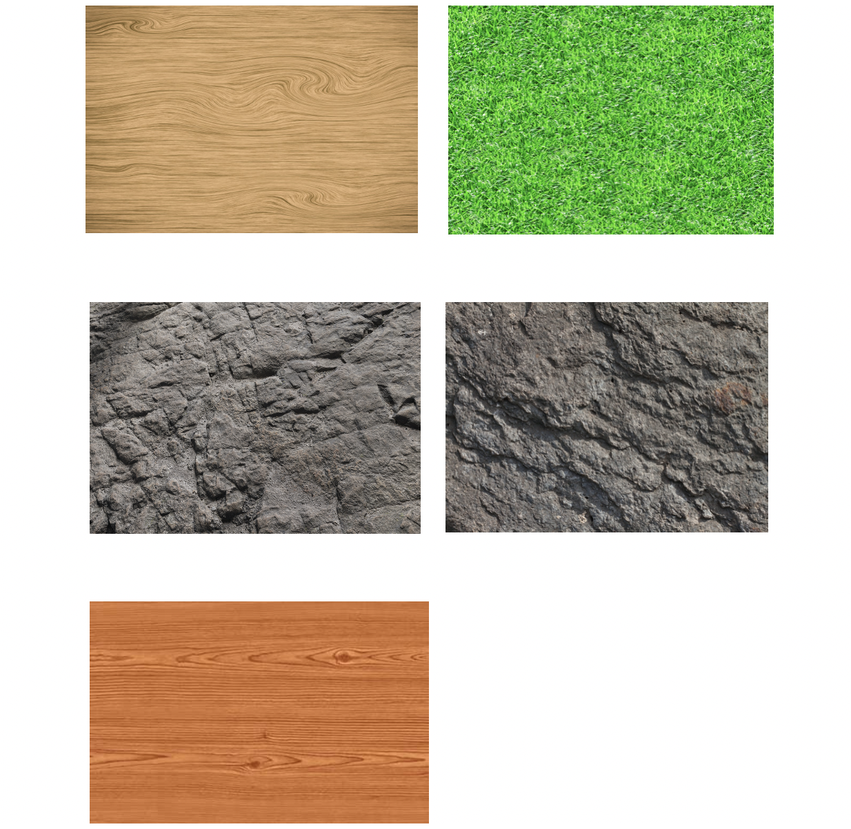
#> input picture Texture-classification/test-ima.png, 851 x 829 px, shrunk from 1234 x 1202 before the run
$ python PatchBasedSynthesis.py test-ima.png 100 100 1.0   (older library calls are emulated)
#> lines starting #> are read from the running program, lines starting #| are printed output that depends on the picture
#!/usr/bin/python

import cv2
import sys
import numpy as np
from random import randint

#Image Loading and initializations
InputName = str(sys.argv[1])
img_sample = cv2.imread(InputName)
#> img_sample is the input picture: shape (829, 851, 3); mean B, G, R 165.8, 188.2, 193.6
img_height = 250
img_width  = 200
sample_width = img_sample.shape[1]
#> sample_width = 851
sample_height = img_sample.shape[0]
#> sample_height = 829
img = np.zeros((img_height,img_width,3), np.uint8)
PatchSize = int(sys.argv[2])
OverlapWidth = int(sys.argv[3])
InitialThresConstant = float(sys.argv[4])

#Picking random patch to begin
randomPatchHeight = randint(0, sample_height - PatchSize)
#> randomPatchHeight = 394
randomPatchWidth = randint(0, sample_width - PatchSize)
#> randomPatchWidth = 430
for i in range(PatchSize):
    for j in range(PatchSize):
        img[i, j] = img_sample[randomPatchHeight + i, randomPatchWidth + j]
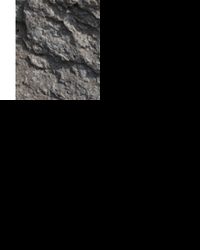
#> img: shape (250, 200, 3); mean B, G, R 22.8, 23.1, 23.5
#initializating next
GrowPatchLocation = (0,PatchSize)
#---------------------------------------------------------------------------------------#
# |                      Best Fit Patch and related functions                           |#
#---------------------------------------------------------------------------------------#
def OverlapErrorVertical( imgPx, samplePx ):
    iLeft,jLeft = imgPx
    iRight,jRight = samplePx
    OverlapErr = 0
    diff = np.zeros((3))
    for i in range( PatchSize ):
        for j in range( OverlapWidth ):
            diff[0] =  int(img[i + iLeft, j+ jLeft][0]) - int(img_sample[i + iRight, j + jRight][0])
            diff[1] =  int(img[i + iLeft, j+ jLeft][1]) - int(img_sample[i + iRight, j + jRight][1])
#> (the run stopped early here; a loop or call above may not have finished)
